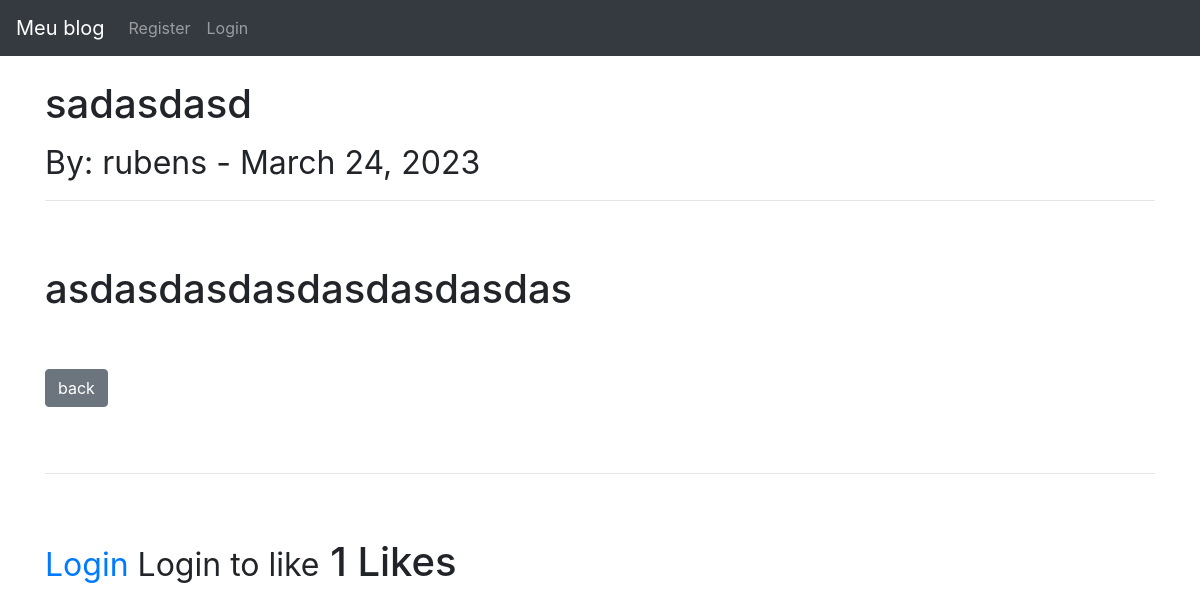
The page /detalhes/20 on the database its author committed.
### postagem/models.py (models this page shows, shortened)
class Post(models.Model):
    title = models.CharField(max_length=255)
    title_tag = models.CharField(max_length=255)
    author = models.ForeignKey(User, on_delete=models.CASCADE)
    body = models.TextField()
    post_date = models.DateField(auto_now_add=True)
    category = models.CharField(max_length=255, default='coding')
    likes = models.ManyToManyField(User, related_name='blog_posts')
    def total_likes(self):
        return self.likes.count()

### postagem/views.py (the view)
# urls.py: path('detalhes/<int:pk>', DetalhesView.as_view(), name="detalhes"),
class DetalhesView(DetailView):
    model = Post
    template_name = 'detalhes.html'
    def get_context_data(self, *args, **kwargs):
        cat_menu = Category.objects.all()
        context = super(DetalhesView, self).get_context_data(*args, **kwargs)
        stuff = get_object_or_404(Post, id=self.kwargs['pk'])
        total_likes = stuff.total_likes()
        liked = False
        if stuff.likes.filter(id=self.request.user.id).exists():
            liked = True
        context["cat_menu"] = cat_menu
        context["total_likes"] = total_likes
        context["liked"] = liked
        return context

### postagem/templates/detalhes.html (shortened to what this page needs)
{% extends 'base.html' %}
{% block content %}
    <h1>{{ post.title}}<h1/>
    <small>By:
        {{ post.author}}
        {{ post.author.first_name}} -
        {{ post.post_date }}
    </small>
    <hr>
    <br/>
    {{ post.body|safe }}
    <br/><br/>
        <a href="{% url 'home' %}" class="btn btn-secondary"> back</a>
    <br/><br/>
    <hr>
    <br/>
    <form action="{% url 'like_post' post.pk %}" method="POST">
    {% if user.is_authenticated %}
        {% if liked %}
            <button type="submit", name="post_id", value="{{ post.id }}", class="btn btn-danger btn-sm">Unlike</button>
        {% else %}
            <button type="submit", name="post_id", value="{{ post.id }}", class="btn btn-primary btn-sm">Like</button> -
        {% endif %}
    {% else %}
        <small><a href="{% url 'login' %}">Login</a> Login to like</small>
    {% endif %}
        {{ total_likes }} Likes
    </form>
{% endblock %}

### rows shown on the page
Post: title "sadasdasd", author "rubens", post_date "March 24, 2023", body "asdasdasdasdasdasdasdas"

### other values the page prints
{{ total_likes }} "1"
